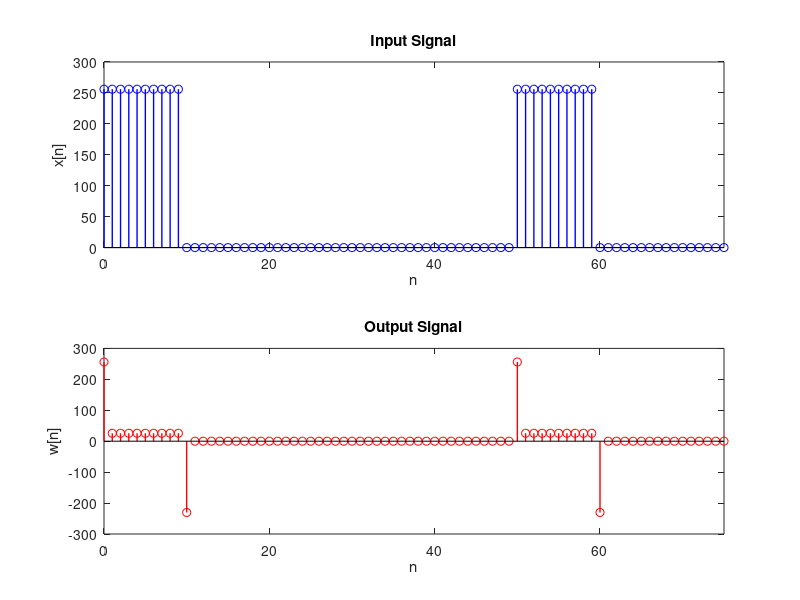

Reproduce this figure in MATLAB.
clear
clc
% Definition of Signal and Filter
xx = 256*(rem(0:100, 50) < 10); % Input Signal
aa = 1; % Coefficient of output
bb = [1, -0.9]; % Coefficient of Input
ww = filter(bb, aa, xx); % Filtering
disp(ww); % Displaying

% Plotting
n = 0:75; % Range for Plotting
figure
subplot(2,1,1);
stem(n, xx(n+1), 'b', 'LineWidth', 1.0); % Input signal
title('Input Signal');
xlabel('n');
ylabel('x[n]');
xlim([0, 75]);
subplot(2,1,2);
stem(n, ww(n+1), 'r', 'LineWidth', 1.0); % Output signal
title('Output Signal');
xlabel('n');
ylabel('w[n]');
xlim([0, 75]);
